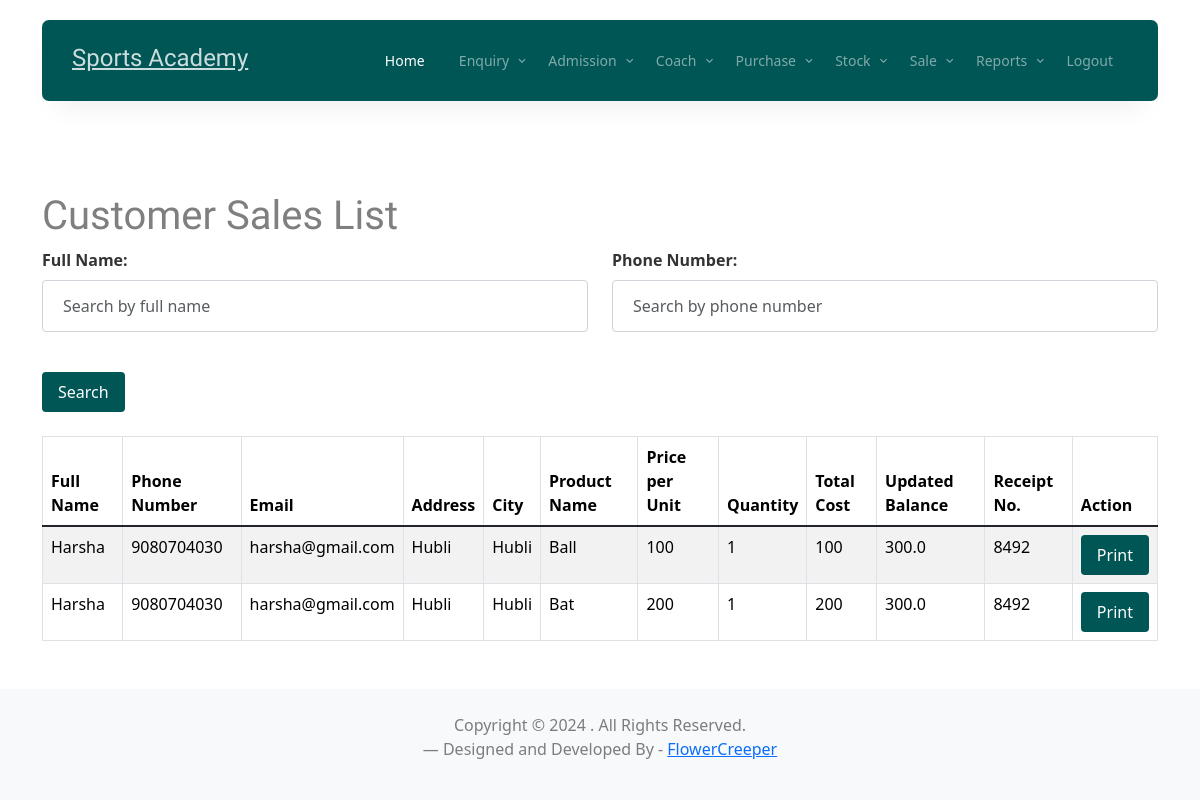
The app's page /customer_sale_list/ with its own data.
### sports_app/models.py (models this page shows)
class Customer_sale(models.Model):
    full_name = models.CharField(max_length=100)
    phone_number = models.CharField(max_length=100)
    email = models.CharField(max_length=100)
    address = models.CharField(max_length=100)
    city = models.CharField(max_length=100)
    kit_name = models.CharField(max_length=255)
    price_per_unit = models.CharField(max_length=255)
    quantity = models.CharField(max_length=255)
    totalCost = models.CharField(max_length=255)
    updatedBalance = models.CharField(max_length=255)
    receipt=models.CharField(max_length=255)

### sports_app/views.py (the view)
# urls.py: path('customer_sale_list/', views.customer_sale_list, name='customer_sale_list'),
def customer_sale_list(request):
    search_name = request.GET.get('name', '')
    search_phone = request.GET.get('phone', '')
    sales = Customer_sale.objects.all()
    if search_name:
        sales = sales.filter(full_name__icontains=search_name)
    if search_phone:
        sales = sales.filter(phone_number__icontains=search_phone)
    return render(request, 'stock/customer_sale_list.html', {
        'sales': sales,
        'search_name': search_name,
        'search_phone': search_phone,
    })

### sports_app/templates/stock/customer_sale_list.html (shortened to what this page needs)
{% load static %}
<!DOCTYPE html>
<html lang="en">
<head>
    <link rel="stylesheet" href="{% static 'fonts/icomoon/style.css' %}" />
    <link rel="stylesheet" href="{% static 'fonts/flaticon/font/flaticon.css' %}" />
    <link rel="stylesheet" href="{% static 'css/tiny-slider.css' %}" />
    <link rel="stylesheet" href="{% static 'css/aos.css' %}" />
    <link rel="stylesheet" href="{% static 'css/style.css' %}" />
    <link rel="stylesheet" href="{% static 'css/bootstrap.min.css' %}" />
</head>
<body>
    <br><br><br><br><br><br><br>
    {% include 'nav.html' %}
    <div class="container my-4">
        <h1>Customer Sales List</h1>
        <form method="get" class="mb-4">
            <div class="row">
                <div class="col-md-6">
                    <div class="form-group">
                        <label for="name">Full Name:</label>
                        <input type="text" id="name" name="name" class="form-control" value="{{ search_name }}" placeholder="Search by full name">
                    </div>
                </div>
                <div class="col-md-6">
                    <div class="form-group">
                        <label for="phone">Phone Number:</label>
                        <input type="text" id="phone" name="phone" class="form-control" value="{{ search_phone }}" placeholder="Search by phone number">
                    </div>
                </div>
            </div>
            <button type="submit" class="btn btn-primary mt-3">Search</button>
        </form>
        <table class="table table-bordered table-striped">
            <thead>
                <tr>
                    <th>Full Name</th>
                    <th>Phone Number</th>
                    <th>Email</th>
                    <th>Address</th>
                    <th>City</th>
                    <th>Product Name</th>
                    <th>Price per Unit</th>
                    <th>Quantity</th>
                    <th>Total Cost</th>
                    <th>Updated Balance</th>
                    <th>Receipt No.</th>
                    <th>Action</th>
                </tr>
            </thead>
            <tbody>
                {% for sale in sales %}
                <tr>
                    <td>{{ sale.full_name }}</td>
                    <td>{{ sale.phone_number }}</td>
                    <td>{{ sale.email }}</td>
                    <td>{{ sale.address }}</td>
                    <td>{{ sale.city }}</td>
                    <td>{{ sale.kit_name }}</td>
                    <td>{{ sale.price_per_unit }}</td>
                    <td>{{ sale.quantity }}</td>
                    <td>{{ sale.totalCost }}</td>
                    <td>{{ sale.updatedBalance }}</td>
                    <td>{{ sale.receipt }}</td>
                    <td>
                        <a href="{% url 'customer_dist_receipt' sale.receipt %}" class="btn btn-primary btn-sm">Print</a>
                    </td>
                </tr>
                {% empty %}
                <tr>
                    <td colspan="12">No sales records found.</td>
                </tr>
                {% endfor %}
            </tbody>
        </table>
    </div>
    <footer class="bg-light py-4 mt-5">
        <div class="container text-center">
            <p>
                Copyright &copy;
                . All Rights Reserved. <br>&mdash; Designed and Developed By -
                <a href="https://flowercreeper.com/index.php">FlowerCreeper</a>
            </p>
        </div>
    </footer>
</body>
</html>

### sports_app/templates/nav.html (shortened to what this page needs)
					    <nav class="site-nav">
      <div class="container">
        <div class="menu-bg-wrap">
          <div class="site-navigation">
            <a href="about.html" class="logo m-0 float-start">Sports Academy</a>
            <ul
              class="js-clone-nav d-none d-lg-inline-block text-start site-menu float-end"
            >
              <li class="active"><a href="about.html">Home</a></li>
				 <li class="has-children">
                <a href="properties.html">Enquiry</a>
              </li>
				<li class="has-children">
                <a href="properties.html">Admission</a>
              </li>
				<li class="has-children">
                <a href="properties.html">Coach</a>
              </li>
				<li class="has-children">
                <a href="properties.html">Purchase</a>
              </li>
				<li class="has-children">
                <a href="properties.html">Stock</a>
              </li>
				<li class="has-children">
                <a href="properties.html">Sale</a>
              </li>
				<li class="has-children">
                <a href="properties.html">Reports</a>
              </li>
            <li><a href="{% url 'userlogin' %}">Logout</a>   </li>
            </ul>
          </div>
        </div>
      </div>
    </nav>

### sports_app/templates/stock/customer_sale_list.html (style rules this page uses)
.form-group { margin-bottom: 1.5rem; }
.form-group label { display: block; font-weight: 600; margin-bottom: 0.5rem; color: #333; }
.form-control { display: block; width: 100%; padding: 0.75rem 1.25rem; font-size: 1rem; line-height: 1.5; color: #495057; background-color: #fff; background-clip: padding-box; border: 1px solid #ced4da; border-radius: 0.25rem; transition: border-color 0.15s ease-in-out, box-shadow 0.15s ease-in-out; }
.btn { display: inline-block; font-weight: 400; text-align: center; vertical-align: middle; cursor: pointer; border: 1px solid transparent; border-radius: 0.25rem; padding: 0.5rem 1rem; font-size: 1rem; line-height: 1.5; transition: color 0.15s ease-in-out, background-color 0.15s ease-in-out, border-color 0.15s ease-in-out, box-shadow 0.15s ease-in-out; }
.btn-primary { color: #fff; background-color: #007bff; border-color: #007bff; }

### records on screen
Customer_sale: full_name "Harsha", phone_number "9080704030", email "harsha@gmail.com", address "Hubli", city "Hubli", kit_name "Ball", price_per_unit "100", quantity "1", totalCost "100", updatedBalance "300.0", receipt "8492"
Customer_sale: full_name "Harsha", phone_number "9080704030", email "harsha@gmail.com", address "Hubli", city "Hubli", kit_name "Bat", price_per_unit "200", quantity "1", totalCost "200", updatedBalance "300.0", receipt "8492"
